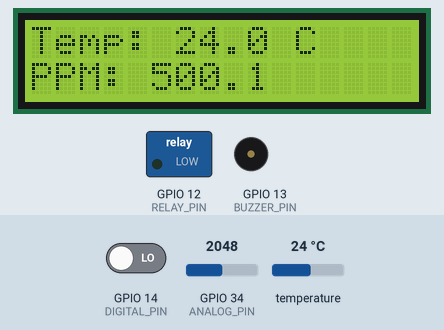
Simulated run of this sketch. Board: ESP32. On the bench: 16×2 character LCD, switched loads named in the sketch (green lamp = pin HIGH), buzzer (waves = sounding, pin HIGH). The inputs (shaded band) are chosen by the test bench; at power-on: GPIO 34 (ANALOG_PIN) = 2048, temperature 24 °C, GPIO 14 (DIGITAL_PIN) LOW. WiFi joins after 1.5 s; servers stay silent unless stated; what the sketch prints to the serial monitor is not drawn.

Above: at 5.3 s.
5.4 s: GPIO 34 (ANALOG_PIN) set to 2431
At 7.7 s:
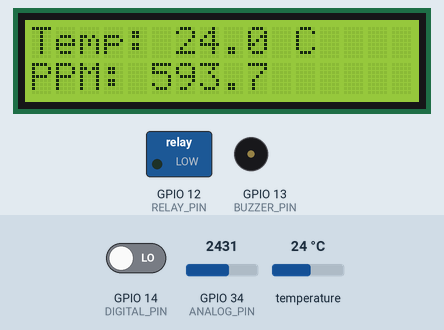
8.0 s: GPIO 34 (ANALOG_PIN) set to 2530
At 8.8 s:
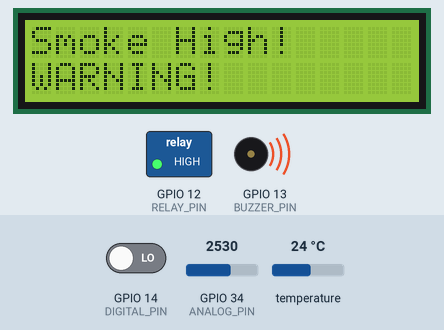
10.4 s: GPIO 34 (ANALOG_PIN) set to 2047
At 13.1 s:
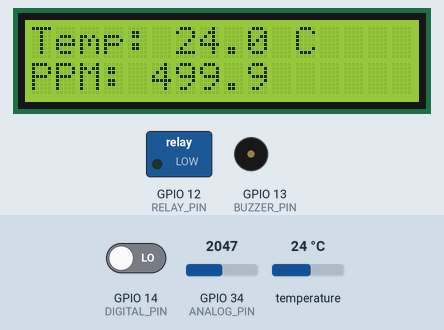
13.4 s: temperature set to 12 °C
At 14.1 s:
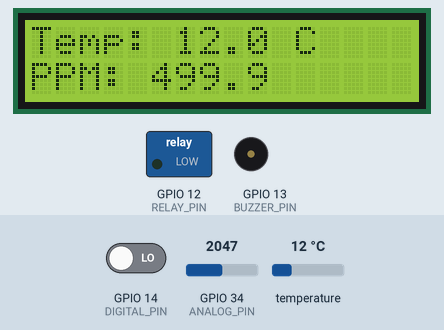
15.8 s: temperature set to 19 °C
At 18.4 s:
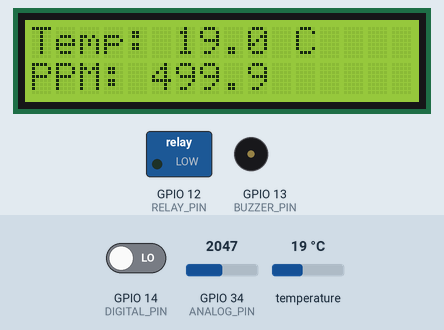
18.7 s: GPIO 34 (ANALOG_PIN) set to 2866
At 19.4 s:
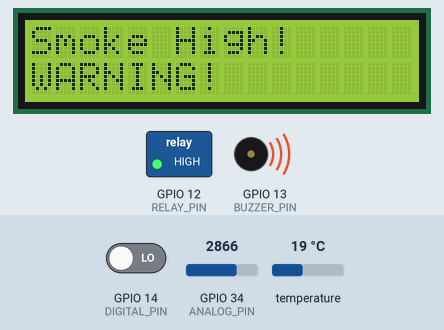
Timing chart, 0 to 21.7 s (numbered marks = the images above; inputs shaded):
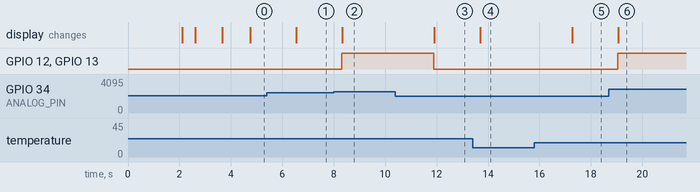

Measured:
- the behaviour switches between 2456 and 2457 on GPIO 34 (ANALOG_PIN) (found by bisection; images 1 and 2)
- after the input at 5.4 s, the display: changes after 1.1 s (image 1)
- after the input at 8.0 s, GPIO 12 (RELAY_PIN), GPIO 13 (BUZZER_PIN): LOW → HIGH after 0.31 s; the display: changes after 0.33 s (image 2)
- after the input at 10.4 s, GPIO 12 (RELAY_PIN), GPIO 13 (BUZZER_PIN): HIGH → LOW after 1.5 s; the display: changes after 1.5 s (image 3)
- after the input at 13.4 s, the display: changes after 0.30 s (image 4)
- after the input at 15.8 s, the display: changes after 1.5 s (image 5)
- after the input at 18.7 s, GPIO 12 (RELAY_PIN), GPIO 13 (BUZZER_PIN): LOW → HIGH after 0.34 s; the display: changes after 0.36 s (image 6)

The sketch:

BTMS.ino
```cpp
#include <OneWire.h>

#include <DallasTemperature.h>
#include <Wire.h>
#include <LiquidCrystal_I2C.h>

// Blynk Configuration
#define BLYNK_TEMPLATE_ID "TMPL3QDQohSjZ"
#define BLYNK_TEMPLATE_NAME "BTMS"
#define BLYNK_AUTH_TOKEN "RndOcf_d93zbslcxbIsGq8zcep-prdpI"

// Blynk defines to resolve the template error
#define BLYNK_PRINT Serial

#include <WiFi.h>
#include <BlynkSimpleEsp32.h>

// WiFi Credentials
const char* ssid = "Arman";
const char* password = "arman12345";

// DS18B20 configuration
const int oneWireBus = 4; // GPIO where DS18B20 is connected
OneWire oneWire(oneWireBus);
DallasTemperature sensors(&oneWire);

// MQ-135 configuration
#define ANALOG_PIN 34  // Analog pin connected to AO
#define DIGITAL_PIN 14 // Digital pin connected to DO

// Relay configuration
#define RELAY_PIN 12   // GPIO to control the relay (to control motor)
#define BUZZER_PIN 13  // Digital pin connected to the buzzer (GPIO13 in this case)

// I2C LCD (Address: Update this to the correct address after scanning)
LiquidCrystal_I2C lcd(0x27, 16, 2); // Update with the correct address

// Threshold values
const float temperatureThreshold = 80.0;  // Temperature threshold in °C
const float smokeThreshold = 600;         // Smoke threshold in PPM

// State variables to track the threshold status
bool temperatureAlarmActive = false;
bool smokeAlarmActive = false;

void setup() {
  // Start serial communication
  Serial.begin(115200);

  // Initialize DS18B20
  sensors.begin();

  // MQ-135 pin setup
  pinMode(DIGITAL_PIN, INPUT);

  // Initialize I2C (SDA on GPIO19, SCL on GPIO23)
  Wire.begin(19, 23); // SDA on GPIO19, SCL on GPIO23

  // Initialize LCD
  lcd.init();
  lcd.backlight();
  lcd.setCursor(0, 0);
  lcd.print("System Initializing");
  delay(2000);
  lcd.clear();

  // Initialize Buzzer (Active Buzzer)
  pinMode(BUZZER_PIN, OUTPUT);
  digitalWrite(BUZZER_PIN, LOW);  // Ensure the buzzer is off initially

  // Initialize Relay (set initial state to LOW, i.e., relay off)
  pinMode(RELAY_PIN, OUTPUT);
  digitalWrite(RELAY_PIN, LOW); // Motor OFF initially

  // Connect to WiFi and Blynk
  WiFi.begin(ssid, password);
  while (WiFi.status() != WL_CONNECTED) {
    delay(500);
    Serial.print(".");
    lcd.setCursor(0, 1);
    lcd.print("Connecting WiFi");
  }
  Serial.println("\nWiFi Connected");

  // Update LCD with WiFi status
  lcd.clear();
  lcd.setCursor(0, 0);
  lcd.print("WiFi Connected");

  // Initialize Blynk
  Blynk.begin(BLYNK_AUTH_TOKEN, ssid, password);
}

void loop() {
  // Run Blynk
  Blynk.run();

  // DS18B20 Reading
  sensors.requestTemperatures();
  float temperatureC = sensors.getTempCByIndex(0);
  if (temperatureC == -127) {
    Serial.println("Temperature sensor disconnected!");
    temperatureC = 0;
  }
  Serial.print("Temperature: ");
  Serial.print(temperatureC);
  Serial.println("°C");

  // MQ-135 Reading
  int analogValue = analogRead(ANALOG_PIN);
  float ppm = analogValue  / 4.095;  // Approximate conversion to PPM
  int digitalState = digitalRead(DIGITAL_PIN);

  // Send data to Blynk
  Blynk.virtualWrite(V0, temperatureC);
  Blynk.virtualWrite(V1, ppm);

  // Check if temperature threshold is exceeded
  if (temperatureC >= temperatureThreshold) {
    digitalWrite(RELAY_PIN, HIGH);  // Motor ON
    digitalWrite(BUZZER_PIN, HIGH); // Buzzer ON
    temperatureAlarmActive = true;
    Serial.println("Temperature Alarm: Relay ON, Buzzer Activated");
    blinkWarning("Temp High!"); // Blinking message for high temp
  }
  // Check if smoke threshold is exceeded
  else if (ppm >= smokeThreshold) {
    digitalWrite(RELAY_PIN, HIGH);  // Motor ON
    digitalWrite(BUZZER_PIN, HIGH); // Buzzer ON
    smokeAlarmActive = true;
    Serial.println("Smoke Alarm: Relay ON, Buzzer Activated");
    blinkWarning("Smoke High!"); // Blinking message for high smoke
  }
  // If no thresholds are exceeded
  else {
    digitalWrite(RELAY_PIN, LOW);   // Motor OFF
    digitalWrite(BUZZER_PIN, LOW);  // Buzzer OFF

    // Reset alarm states if they were previously active
    if (temperatureAlarmActive || smokeAlarmActive) {
      Serial.println("Alarm Conditions Cleared");
      temperatureAlarmActive = false;
      smokeAlarmActive = false;
    }

    // Reset LCD display
    lcd.clear();
    lcd.setCursor(0, 0);
    lcd.print("Temp: ");
    lcd.print(temperatureC, 1); // Display temperature with 1 decimal place
    lcd.print(" C");

    lcd.setCursor(0, 1);
    lcd.print("PPM: ");
    lcd.print(ppm, 1); // Display PPM with 1 decimal place
  }

  delay(1000); // Wait for a second before repeating
}

// Function to blink warning on LCD
void blinkWarning(String message) {
  unsigned long currentMillis = millis();
  static unsigned long previousMillis = 0;
  const long interval = 500;  // Interval for blinking (500 ms)

  // Toggle LCD display
  if (currentMillis - previousMillis >= interval) {
    previousMillis = currentMillis;
    lcd.clear();
    lcd.setCursor(0, 0);
    lcd.print(message);
    lcd.setCursor(0, 1);
    lcd.print("WARNING!");
  } else {
    lcd.clear();
    lcd.setCursor(0, 0);
    lcd.print(message);
  }
}
```
